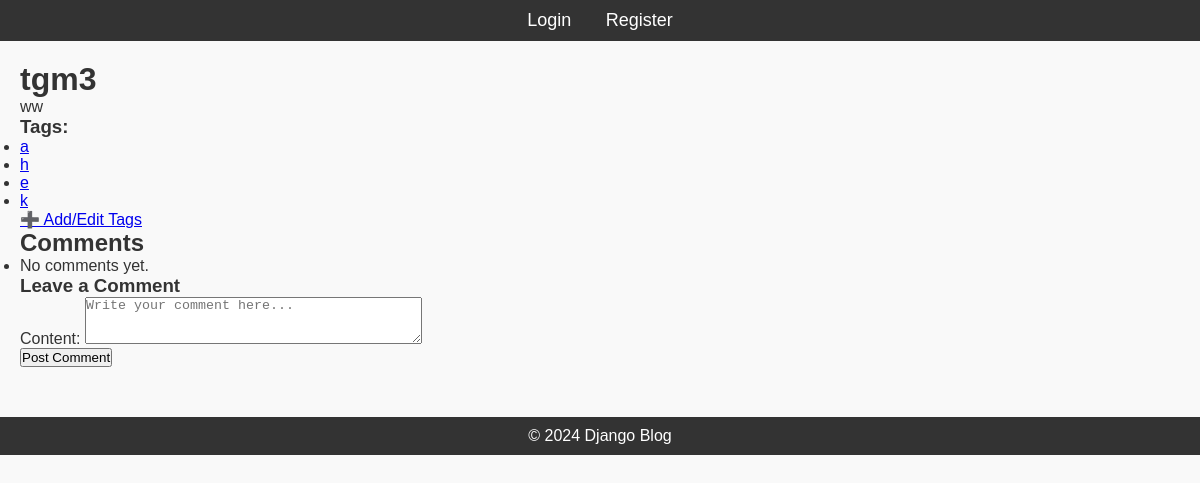
The app's page /post/5/ (signed in) with its own data.
### blog/models.py (models this page shows, shortened)
class Post(models.Model):
    title = models.CharField(max_length=200)
    content = models.TextField()
    published_date = models.DateTimeField(auto_now_add=True)
    author = models.ForeignKey(User, on_delete=models.CASCADE)
    tags = TaggableManager()

### blog/views.py (the view, shortened to what this page needs)
# urls.py: path("post/<int:pk>/", PostDetailView.as_view(), name="post-detail"),
class PostDetailView(FormMixin,DetailView):
    model = Post
    template_name = 'blog/post_detail.html'
    form_class = CommentForm
    def get_context_data(self, **kwargs):
        context = super().get_context_data(**kwargs)
        context['comments'] = Comment.objects.filter(post=self.object).order_by('-created_at')
        context['comment_form'] = CommentForm()
        return context

### blog/forms.py
class CommentForm(forms.ModelForm):
    class Meta:
        model = Comment
        fields = ['content']
        widgets = {
            'content': forms.Textarea(attrs={'rows': 3, 'placeholder': 'Write your comment here...'}),
        }

### blog/templates/blog/post_detail.html (shortened to what this page needs)
{% extends "blog/base.html" %}
{% block content %}
  <h1>{{ post.title }}</h1>
  <p>{{ post.content }}</p>
  <h3>Tags:</h3>
  <ul>
    {% for tag in post.tags.all %}
      {% if tag.slug %}
        <li><a href="{% url 'tagged-posts' tag.slug %}">{{ tag.name }}</a></li>
      {% else %}
        <li>{{ tag.name }}</li>
      {% endif %}
    {% empty %}
      <li>No tags assigned.</li>
    {% endfor %}
  </ul>
  {% if user == post.author %}
    <a href="{% url 'post-update' post.pk %}#tag-form" class="btn btn-sm btn-primary">
      ➕ Add/Edit Tags
    </a>
  {% endif %}
  <h2>Comments</h2>
  <ul>
    {% for comment in comments %}
      <li>
        <strong>{{ comment.author.username }}</strong>: {{ comment.content }}
        ({{ comment.created_at|date:"Y-m-d H:i" }})
        {% if comment.author == user %}
          <a href="{% url 'comment-update' comment.pk %}">✏️ update</a>
          <a href="{% url 'comment-delete' comment.pk %}">🗑️ Delete</a>
        {% endif %}
      </li>
    {% empty %}
      <li>No comments yet.</li>
    {% endfor %}
  </ul>
  {% if user.is_authenticated %}
    <h3>Leave a Comment</h3>
    <form method="post">
      {{ comment_form.as_p }}
      <button type="submit">Post Comment</button>
    </form>
  {% else %}
    <p><a href="{% url 'login' %}?next={{ request.path }}">Log in</a> to comment.</p>
  {% endif %}
{% endblock %}

### static/css/styles.css (style rules this page uses)
* { margin: 0; padding: 0; box-sizing: border-box; }
body { font-family: Arial, sans-serif; background-color: #f9f9f9; color: #333; }

### records on screen
Post: title "tgm3", content "ww"
Tag: name "a"
Tag: name "h"
Tag: name "e"
Tag: name "k"
